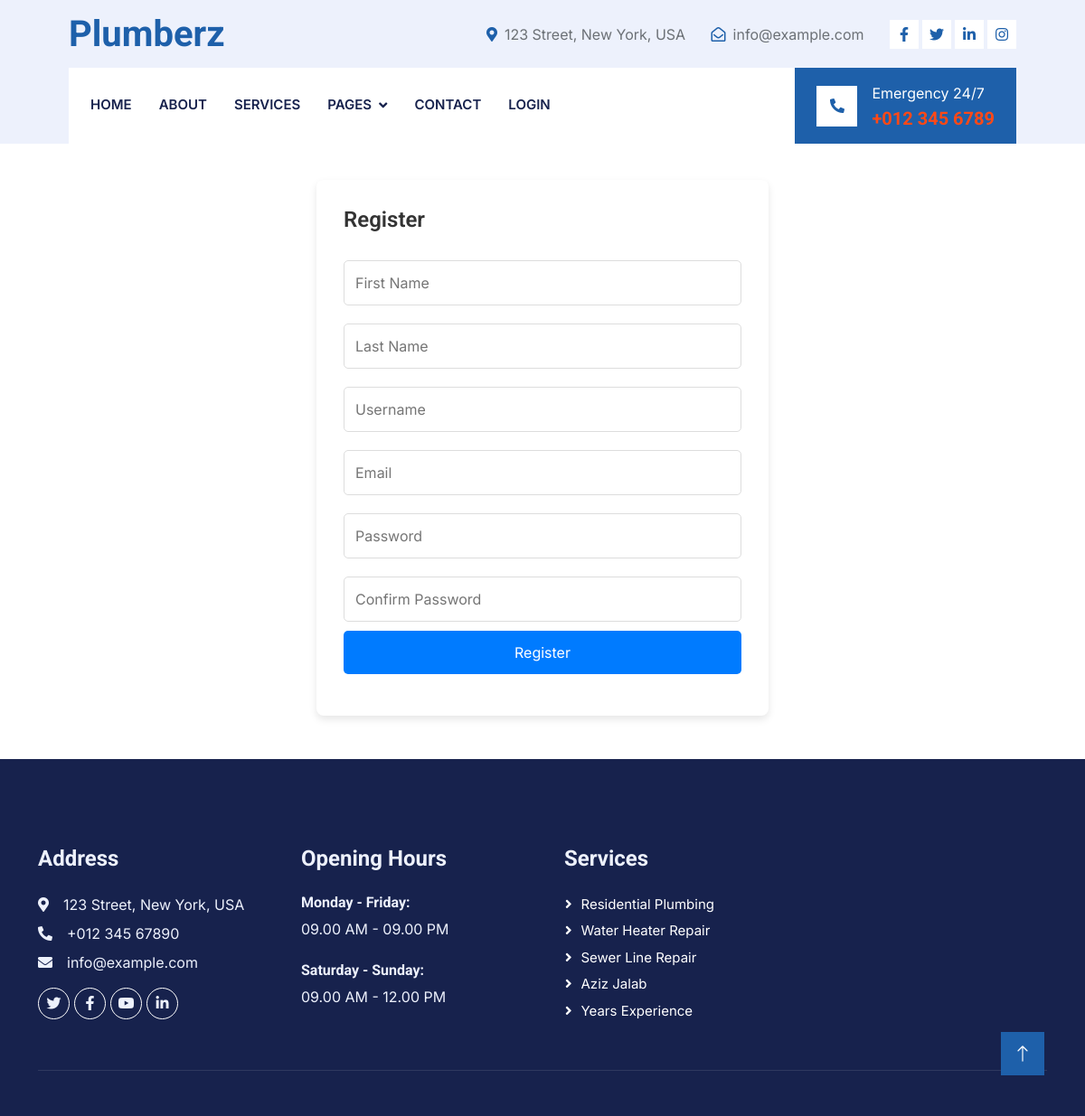
Screenshot of /register/ with the database file from the repository.
### pages/models.py (models this page shows, shortened)
class Service(models.Model):
    title = models.CharField(verbose_name="Название категории", max_length=150, unique=True)
    description = models.TextField(verbose_name="Описание услуги")
    slug = models.SlugField(blank=True, null=True, unique=True)
    quality = models.BooleanField(default=False)
    customer = models.BooleanField(default=False)
    supports = models.BooleanField(default=False)
    class Meta:
        verbose_name = "Сервис"
        verbose_name_plural = "Сервисы"

### pages/views.py (the view, shortened to what this page needs)
# urls.py: path("register/", views.RegisterView.as_view(), name="register"),
class RegisterView(View):
    template_name = 'pages/register.html'
    def get(self, request):
        services = Service.objects.all()
        context = {
            "services": services,
        }
        return render(request, self.template_name, context)

### templates/pages/register.html (shortened to what this page needs)
{% extends 'base.html' %}
{% load static %}
{% block css %}
    <link href="https://cdnjs.cloudflare.com/ajax/libs/font-awesome/5.10.0/css/all.min.css" rel="stylesheet">
    <link href="https://cdn.jsdelivr.net/npm/bootstrap-icons@1.4.1/font/bootstrap-icons.css" rel="stylesheet">
    <link href="{% static 'lib/animate/animate.min.css' %}" rel="stylesheet">
    <link href="{% static 'lib/owlcarousel/assets/owl.carousel.min.css' %}" rel="stylesheet">
    <link href="{% static 'lib/tempusdominus/css/tempusdominus-bootstrap-4.min.css' %}" rel="stylesheet"/>
    <link href="{% static 'css/bootstrap.min.css' %}" rel="stylesheet">
    <link href="{% static 'css/style.css' %}" rel="stylesheet">
{% endblock %}
{% block content %}
    <div class="register-container">
        <h2>Register</h2>
        <form method="POST" action="{% url 'register' %}">
            <input type="text" name="first_name" placeholder="First Name" required>
            <input type="text" name="last_name" placeholder="Last Name" required>
            <input type="text" name="username" placeholder="Username" required>
            <input type="email" name="email" placeholder="Email" required>
            <input type="password" name="password" placeholder="Password" required>
            <input type="password" name="confirm_password" placeholder="Confirm Password" required>
            <button type="submit">Register</button>
        </form>
    </div>
{% endblock %}

### templates/base.html (shortened to what this page needs)
{% load static %}
{% block css %}
{% endblock %}
<div class="container-fluid bg-light d-none d-lg-block">
    <div class="row align-items-center top-bar">
        <div class="col-lg-3 col-md-12 text-center text-lg-start">
            <a href="{% url 'home' %}" class="navbar-brand m-0 p-0">
                <h1 class="text-primary m-0">Plumberz</h1>
            </a>
        </div>
        <div class="col-lg-9 col-md-12 text-end">
            <div class="h-100 d-inline-flex align-items-center me-4">
                <i class="fa fa-map-marker-alt text-primary me-2"></i>
                <p class="m-0">123 Street, New York, USA</p>
            </div>
            <div class="h-100 d-inline-flex align-items-center me-4">
                <i class="far fa-envelope-open text-primary me-2"></i>
                <p class="m-0">info@example.com</p>
            </div>
            <div class="h-100 d-inline-flex align-items-center">
                <a class="btn btn-sm-square bg-white text-primary me-1" href=""><i class="fab fa-facebook-f"></i></a>
                <a class="btn btn-sm-square bg-white text-primary me-1" href=""><i class="fab fa-twitter"></i></a>
                <a class="btn btn-sm-square bg-white text-primary me-1" href=""><i class="fab fa-linkedin-in"></i></a>
                <a class="btn btn-sm-square bg-white text-primary me-0" href=""><i class="fab fa-instagram"></i></a>
            </div>
        </div>
    </div>
</div>
<div class="container-fluid nav-bar bg-light">
    <nav class="navbar navbar-expand-lg navbar-light bg-white p-3 py-lg-0 px-lg-4">
        <div class="collapse navbar-collapse" id="navbarCollapse">
            <div class="navbar-nav me-auto">
                <a href="{% url 'home' %}" class="nav-item nav-link {% if active_page == 'home' %}active{% endif %}">Home</a>
                <a href="{% url 'about' %}" class="nav-item nav-link {% if active_page == 'about' %}active{% endif %}">About</a>
                <a href="{% url 'service' %}" class="nav-item nav-link {% if active_page == 'service' %}active{% endif %}">Services</a>
                <div class="nav-item dropdown">
                    <a href="#" class="nav-link dropdown-toggle {% if active_page == 'pages' %}active{% endif %}" data-bs-toggle="dropdown">Pages</a>
                </div>
                <a href="{% url 'contact' %}" class="nav-item nav-link {% if active_page == 'contact' %}active{% endif %}">Contact</a>
                {% if not request.user.is_authenticated %}
                    <a href="{% url 'login' %}" class="nav-item nav-link {% if active_page == 'login' %}active{% endif %}">Login</a>
                {% endif %}
            </div>
            <div class="mt-4 mt-lg-0 me-lg-n4 py-3 px-4 bg-primary d-flex align-items-center">
                <div class="d-flex flex-shrink-0 align-items-center justify-content-center bg-white"
                     style="width: 45px; height: 45px;">
                    <i class="fa fa-phone-alt text-primary"></i>
                </div>
                <div class="ms-3">
                    <p class="mb-1 text-white">Emergency 24/7</p>
                    <h5 class="m-0 text-secondary">+012 345 6789</h5>
                </div>
            </div>
        </div>
    </nav>
</div>
{% block content %}
{% endblock content %}
<div class="container-fluid bg-dark text-light footer pt-5 mt-5 wow fadeIn" data-wow-delay="0.1s">
    <div class="container py-5">
        <div class="row g-5">
            <div class="col-lg-3 col-md-6">
                <h4 class="text-light mb-4">Address</h4>
                <p class="mb-2"><i class="fa fa-map-marker-alt me-3"></i>123 Street, New York, USA</p>
                <p class="mb-2"><i class="fa fa-phone-alt me-3"></i>+012 345 67890</p>
                <p class="mb-2"><i class="fa fa-envelope me-3"></i>info@example.com</p>
                <div class="d-flex pt-2">
                    <a class="btn btn-outline-light btn-social" href=""><i class="fab fa-twitter"></i></a>
                    <a class="btn btn-outline-light btn-social" href=""><i class="fab fa-facebook-f"></i></a>
                    <a class="btn btn-outline-light btn-social" href=""><i class="fab fa-youtube"></i></a>
                    <a class="btn btn-outline-light btn-social" href=""><i class="fab fa-linkedin-in"></i></a>
                </div>
            </div>
            <div class="col-lg-3 col-md-6">
                <h4 class="text-light mb-4">Opening Hours</h4>
                <h6 class="text-light">Monday - Friday:</h6>
                <p class="mb-4">09.00 AM - 09.00 PM</p>
                <h6 class="text-light">Saturday - Sunday:</h6>
                <p class="mb-0">09.00 AM - 12.00 PM</p>
            </div>
            <div class="col-lg-3 col-md-6">
                <h4 class="text-light mb-4">Services</h4>
                {% for service in services %}
                    <a class="btn btn-link" href="{% url 'service' %}">{{  service.title }}</a>
                {% endfor %}
            </div>
        </div>
    </div>
    <div class="container">
        <div class="copyright">
        </div>
    </div>
</div>
<a href="#" class="btn btn-lg btn-primary btn-lg-square rounded-0 back-to-top"><i class="bi bi-arrow-up"></i></a>

### static/css/style.css (style rules this page uses)
.back-to-top { position: fixed; display: none; right: 45px; bottom: 45px; z-index: 99; }
.btn { font-weight: 600; transition: .5s; }
.btn.btn-primary, .btn.btn-secondary { color: #FFFFFF; }
.btn-sm-square { width: 32px; height: 32px; }
.btn-lg-square { width: 48px; height: 48px; }
.btn-square, .btn-sm-square, .btn-lg-square { padding: 0; display: flex; align-items: center; justify-content: center; font-weight: normal; }
.top-bar { height: 75px; padding: 0 4rem; }
.nav-bar { position: relative; padding: 0 4.75rem; transition: .5s; z-index: 9999; }
.navbar .dropdown-toggle::after { border: none; content: "\f107"; font-family: "Font Awesome 5 Free"; font-weight: 900; vertical-align: middle; margin-left: 8px; }
.navbar-light .navbar-nav .nav-link { margin-right: 30px; padding: 25px 0; color: var(--dark); font-size: 15px; font-weight: 600; text-transform: uppercase; outline: none; }
.footer .btn.btn-social { margin-right: 5px; width: 35px; height: 35px; display: flex; align-items: center; justify-content: center; color: var(--light); border: 1px solid #FFFFFF; border-radius: 35px; transition: .3s; }
.footer .btn.btn-link { display: block; margin-bottom: 5px; padding: 0; text-align: left; color: #FFFFFF; font-size: 15px; font-weight: normal; text-transform: capitalize; transition: .3s; }
.footer .btn.btn-link::before { position: relative; content: "\f105"; font-family: "Font Awesome 5 Free"; font-weight: 900; margin-right: 10px; }
.footer .copyright { padding: 25px 0; font-size: 15px; border-top: 1px solid rgba(256, 256, 256, .1); }

### templates/pages/register.html (style rules this page uses)
.register-container { max-width: 500px; margin: 40px auto; padding: 30px; background-color: #ffffff; border-radius: 8px; box-shadow: 0 4px 8px rgba(0, 0, 0, 0.1); }
.register-container h2 { margin-bottom: 20px; color: #333; font-size: 24px; font-weight: 600; }
.register-container form { display: flex; flex-direction: column; }
.register-container form input { padding: 12px; margin: 10px 0; border: 1px solid #ddd; border-radius: 5px; font-size: 16px; box-sizing: border-box; }
.register-container form button { padding: 12px; background-color: #007bff; color: #ffffff; border: none; border-radius: 5px; cursor: pointer; font-size: 16px; transition: background-color 0.3s ease; }

### rows the page displays
Service: title "Residential Plumbing"
Service: title "Water Heater Repair"
Service: title "Sewer Line Repair"
Service: title "Aziz Jalab"
Service: title "Years Experience"
